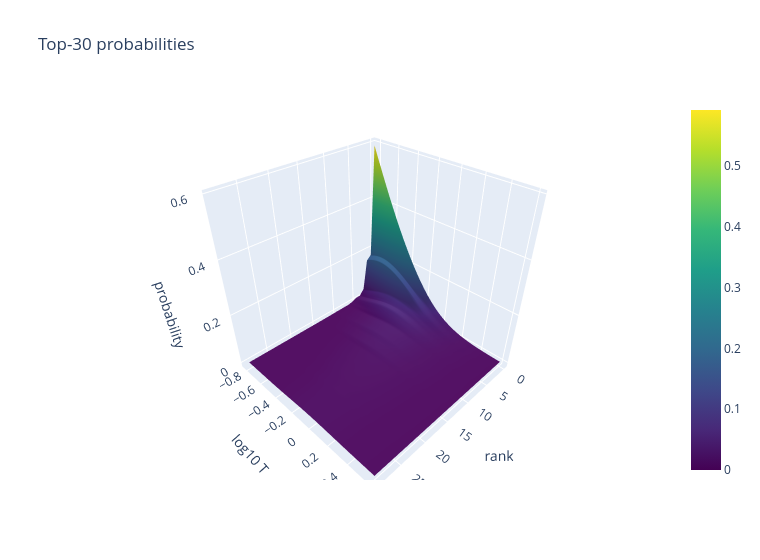

The code cell stored with this chart in its notebook:
### Markdown cell above
### 9.2 Interactive Plotly version of 9.1

### Code cell
fig = go.Figure(go.Surface(x=R, y=np.log10(Tg), z=P3, colorscale="Viridis")); fig.update_layout(title="Top-30 probabilities", width=760, height=560, scene=dict(xaxis_title="rank", yaxis_title="log10 T", zaxis_title="probability")); fig.show()

### Figure 1 — Plotly figure (JSON) as saved in the notebook; plotly's stock layout.template omitted (floating-point values rounded to 4 significant figures; data arrays with more than 128 entries replaced by an {"elided": "..."} marker saying what was removed)
{"data": [{"colorscale": [[0.0, "#440154"], [0.1111, "#482878"], [0.2222, "#3e4989"], [0.3333, "#31688e"], [0.4444, "#26828e"], [0.5556, "#1f9e89"], [0.6667, "#35b779"], [0.7778, "#6ece58"], [0.8889, "#b5de2b"], [1.0, "#fde725"]], "type": "surface", "x": [0, 1, 2, 3, 4, 5, 6, 7, 8, 9, 10, 11, 12, 13, 14, 15, 16, 17, 18, 19, 20, 21, 22, 23, 24, 25, 26, 27, 28, 29], "y": [-0.8239, -0.7948, -0.7657, -0.7366, -0.7075, -0.6784, -0.6493, -0.6202, -0.5911, -0.562, -0.5329, -0.5038, -0.4747, -0.4456, -0.4165, -0.3874, -0.3583, -0.3292, -0.3001, -0.271, -0.2419, -0.2128, -0.1837, -0.1546, -0.1255, -0.09637, -0.06727, -0.03817, -0.009069, 0.02003, 0.04913, 0.07823, 0.1073, 0.1364, 0.1655, 0.1946, 0.2237, 0.2528, 0.2819, 0.311, 0.3401, 0.3692, 0.3984, 0.4275, 0.4566, 0.4857, 0.5148, 0.5439, 0.573, 0.6021], "z": {"elided": "50x30 float values"}}], "layout": {"height": 560, "scene": {"xaxis": {"title": {"text": "rank"}}, "yaxis": {"title": {"text": "log10 T"}}, "zaxis": {"title": {"text": "probability"}}}, "title": {"text": "Top-30 probabilities"}, "width": 760}}
